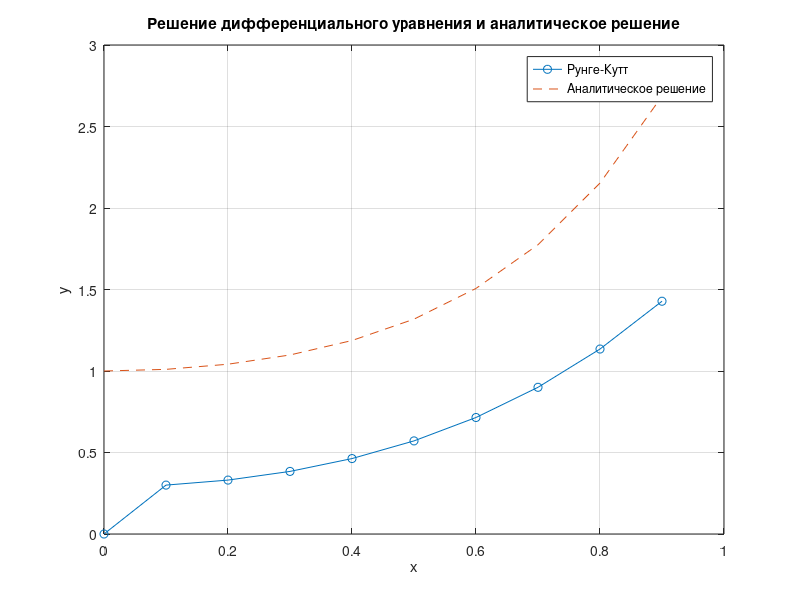

Recreate this plot in MATLAB.
clc
clear

f = @(x, y) (2 .* x .* (x .* x + 1));
a_s = @(x) (2 .* exp(x .* x) - (x .* x) - 1);

h = 0.1;
n = 8;

x_v = [0, 0.1];
y_v = [0,0.3];

for i = 2:n+1
    k1 = h/2 * f(x_v(i), y_v(i));
    k2 = h/2 * f(x_v(i) + 0.5 * h, y_v(i) + k1);
    k3 = h * f(x_v(i) + 0.5 * h, y_v(i) + k2);
    k4 = h * f(x_v(i) + h, y_v(i) + k3);
    
    y = y_v(i) + (k1 + 2*k2 + k3 + k4/2) / 3;
    x_v(i+1) = x_v(i) + h;
    y_v(i+1) = y;
end

x_v
y_v

x_a = x_v
y_a = a_s(x_v)

plot(x_v, y_v, 'o-', 'DisplayName', 'Рунге-Кутт');
hold on

plot(x_a, y_a, '--', 'DisplayName', 'Аналитическое решение');
hold off
xlabel('x');
ylabel('y');

title('Решение дифференциального уравнения и аналитическое решение');
legend;
grid on;

